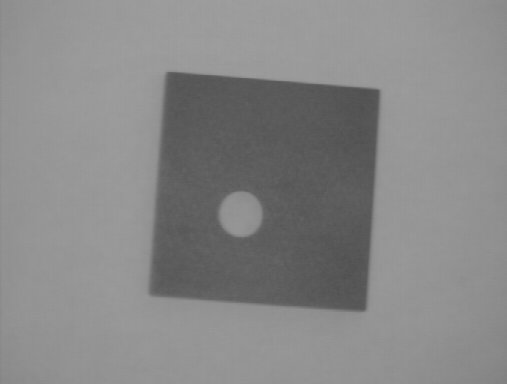
#> input picture Labwork 3/forme1.png, 507 x 384 px
$ python 'Arbitrarily threshold.py'
#> lines starting #> are read from the running program, lines starting #| are printed output that depends on the picture; after the words box and inside, x2 and y2 are one past the last pixel; in counts of white or black regions, pixels touching at a corner belong together
import cv2
import numpy

img = cv2.imread("forme1.png", cv2.IMREAD_GRAYSCALE)
#> img is the input picture: shape (384, 507); min 77, max 159, mean 135.3
img2 = cv2.imread("house8.png", cv2.IMREAD_GRAYSCALE)
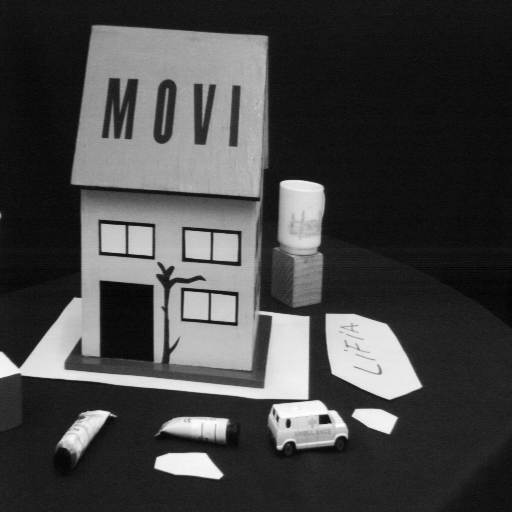
#> input picture Labwork 3/house8.png, 512 x 512 px
#> img2 is the input picture: shape (512, 512); min 0, max 253, mean 69.5
img3 = cv2.imread("femme.png", cv2.IMREAD_GRAYSCALE)
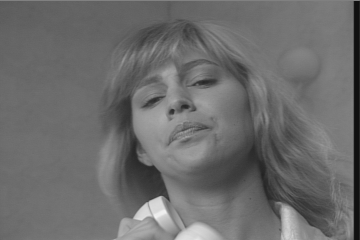
#> input picture Labwork 3/femme.png, 360 x 240 px
#> img3 is the input picture: shape (240, 360); min 16, max 242, mean 108.2
ret,thresh1 = cv2.threshold(img,100,255,cv2.THRESH_BINARY)
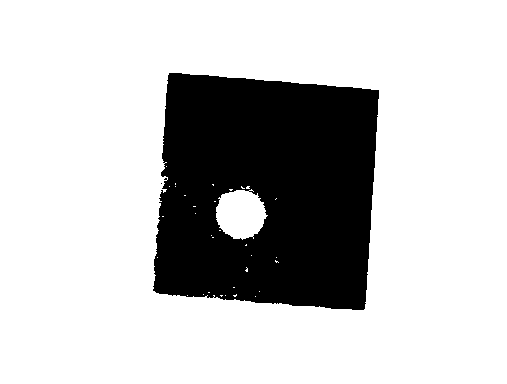
#> thresh1: shape (384, 507); 77% white; 2 black regions (1 under 20 px), largest, box (x1, y1, x2, y2) and area: (153, 73, 379, 310) 44845
ret,thresh2 = cv2.threshold(img2,100,255,cv2.THRESH_BINARY)
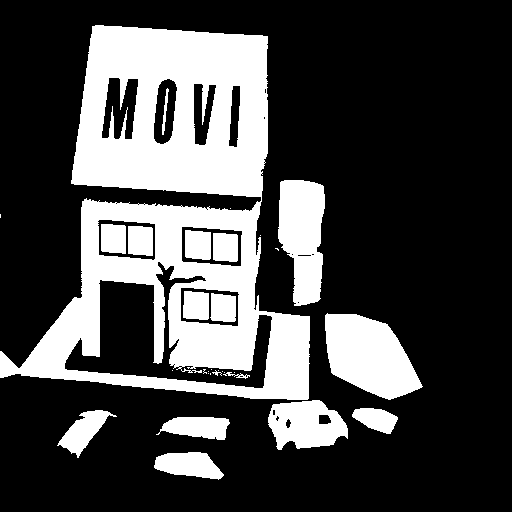
#> thresh2: shape (512, 512); 28.1% white; 31 white regions (14 under 20 px), largest, box (x1, y1, x2, y2) and area: (0, 25, 310, 400) 51638, (325, 313, 423, 400) 5661, (278, 180, 325, 306) 4476
ret,thresh3 = cv2.threshold(img3,100,255,cv2.THRESH_BINARY)
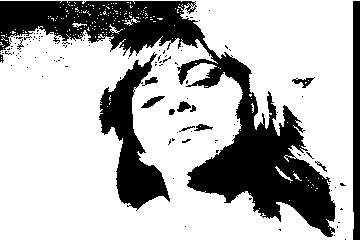
#> thresh3: shape (240, 360); 71% white; 123 black regions (109 under 20 px), largest, box (x1, y1, x2, y2) and area: (0, 1, 336, 237) 18169, (99, 52, 170, 211) 4292, (353, 1, 360, 240) 1656

cv2.imshow("image1",thresh1)
cv2.imshow("image2",thresh2)
cv2.imshow("image3",thresh3)
cv2.waitKey(0)

# conclude:
# the result is not very clear because it base on a random chosen number by human without refer to any given data
